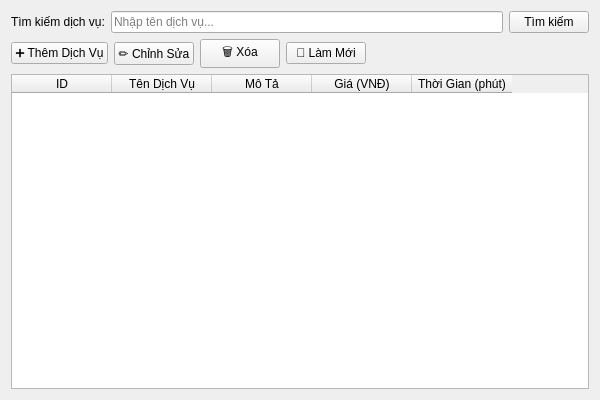
<?xml version="1.0" encoding="UTF-8"?>
<ui version="4.0">
 <class>ServiceWidget</class>
 <widget class="QWidget" name="ServiceWidget">
  <property name="geometry">
   <rect>
    <x>0</x>
    <y>0</y>
    <width>600</width>
    <height>400</height>
   </rect>
  </property>
  <property name="maximumSize">
   <size>
    <width>600</width>
    <height>400</height>
   </size>
  </property>
  <property name="windowTitle">
   <string>Quản Lý Dịch Vụ</string>
  </property>
  <layout class="QVBoxLayout" name="verticalLayout">
   <item>
    <layout class="QHBoxLayout" name="searchLayout">
     <item>
      <widget class="QLabel" name="searchLabel">
       <property name="text">
        <string>Tìm kiếm dịch vụ:</string>
       </property>
      </widget>
     </item>
     <item>
      <widget class="QLineEdit" name="search_input">
       <property name="placeholderText">
        <string>Nhập tên dịch vụ...</string>
       </property>
      </widget>
     </item>
     <item>
      <widget class="QPushButton" name="search_btn">
       <property name="text">
        <string>Tìm kiếm</string>
       </property>
      </widget>
     </item>
    </layout>
   </item>
   <item>
    <layout class="QHBoxLayout" name="buttonLayout">
     <item>
      <widget class="QPushButton" name="add_btn">
       <property name="text">
        <string>➕ Thêm Dịch Vụ</string>
       </property>
      </widget>
     </item>
     <item>
      <widget class="QPushButton" name="edit_btn">
       <property name="text">
        <string>✏️ Chỉnh Sửa</string>
       </property>
      </widget>
     </item>
     <item>
      <widget class="QPushButton" name="delete_btn">
       <property name="text">
        <string>🗑️ Xóa</string>
       </property>
      </widget>
     </item>
     <item>
      <widget class="QPushButton" name="refresh_btn">
       <property name="text">
        <string>🔄 Làm Mới</string>
       </property>
      </widget>
     </item>
     <item>
      <spacer name="buttonSpacer">
       <property name="orientation">
        <enum>Qt::Horizontal</enum>
       </property>
       <property name="sizeHint" stdset="0">
        <size>
         <width>40</width>
         <height>20</height>
        </size>
       </property>
      </spacer>
     </item>
    </layout>
   </item>
   <item>
    <widget class="QTableWidget" name="table">
     <property name="selectionMode">
      <enum>QAbstractItemView::SingleSelection</enum>
     </property>
     <property name="selectionBehavior">
      <enum>QAbstractItemView::SelectRows</enum>
     </property>
     <column>
      <property name="text">
       <string>ID</string>
      </property>
     </column>
     <column>
      <property name="text">
       <string>Tên Dịch Vụ</string>
      </property>
     </column>
     <column>
      <property name="text">
       <string>Mô Tả</string>
      </property>
     </column>
     <column>
      <property name="text">
       <string>Giá (VNĐ)</string>
      </property>
     </column>
     <column>
      <property name="text">
       <string>Thời Gian (phút)</string>
      </property>
     </column>
    </widget>
   </item>
  </layout>
 </widget>
 <resources/>
 <connections/>
</ui>
